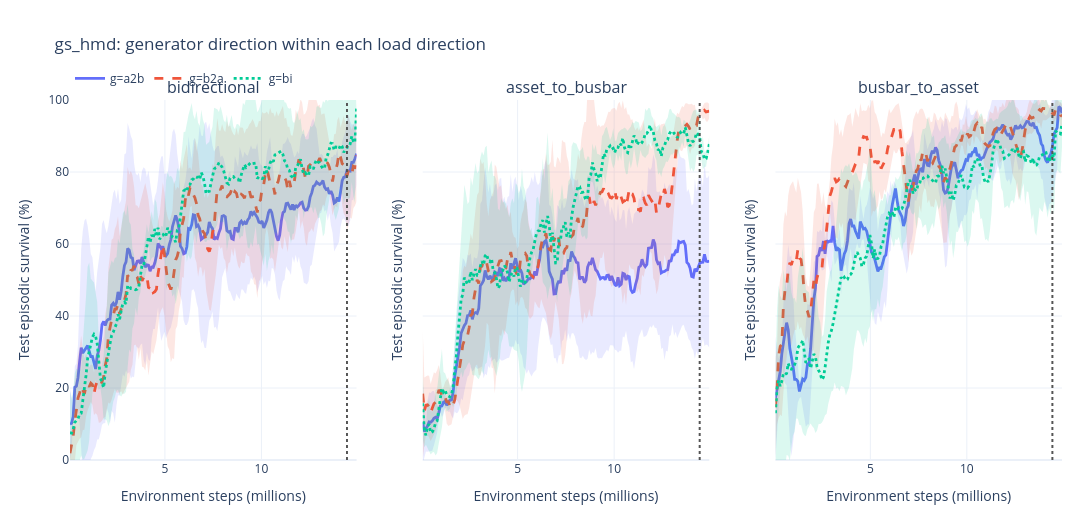

This figure's notebook cell:
### Markdown cell above
### Small multiples by load direction

The transpose of the previous view: each panel fixes one load direction and
compares the three generator directions inside it. Read together, the two
faceted views separate a main effect from an interaction -- if the same
generator direction wins in all three load panels, the generator relation is
acting independently of the load relation.

### Code cell
generator_within_load_figure = sc.plot_survival_comparison(
    survival_long,
    group_by=["generator_code", "load_code"],
    label_by=lambda row: f'g={row["generator_code"]}',
    facet_by="load_direction",
    facet_order=DIRECTION_ORDER,
    smooth=SMOOTH_WINDOW,
    uncertainty="std",
    min_members=1,
    budget_step=comparison_budget,
    title="gs_hmd: generator direction within each load direction",
    width=1450,
    height=520,
    ncols=3,
)
generator_within_load_figure.show()
print("done")

### Figure 1 — Plotly figure (JSON) as saved in the notebook; plotly's stock layout.template omitted (floating-point values rounded to 4 significant figures; data arrays with more than 128 entries replaced by an {"elided": "..."} marker saying what was removed)
{"data": [{"hoverinfo": "skip", "legendgroup": "g=a2b", "line": {"width": 0}, "mode": "lines", "showlegend": false, "type": "scatter", "x": {"elided": "180 float values"}, "xaxis": "x", "y": {"elided": "180 float values"}, "yaxis": "y"}, {"fill": "tonexty", "fillcolor": "rgba(99, 110, 250, 0.1400)", "hoverinfo": "skip", "legendgroup": "g=a2b", "line": {"width": 0}, "mode": "lines", "showlegend": false, "type": "scatter", "x": {"elided": "180 float values"}, "xaxis": "x", "y": {"elided": "180 float values"}, "yaxis": "y"}, {"customdata": {"elided": "180x4 float values"}, "hovertemplate": "<b>g=a2b</b><br>step: %{x:.3f}M<br>value: %{y:.2f}<br>members: %{customdata[0]:.0f}<br>std: %{customdata[1]:.2f}<extra></extra>", "legendgroup": "g=a2b", "line": {"color": "#636EFA", "dash": "solid", "width": 2.8}, "marker": {"size": 5}, "mode": "lines", "name": "g=a2b", "opacity": 1, "showlegend": true, "type": "scatter", "x": {"elided": "180 float values"}, "xaxis": "x", "y": {"elided": "180 float values"}, "yaxis": "y"}, {"hoverinfo": "skip", "legendgroup": "g=b2a", "line": {"width": 0}, "mode": "lines", "showlegend": false, "type": "scatter", "x": {"elided": "180 float values"}, "xaxis": "x", "y": {"elided": "180 float values"}, "yaxis": "y"}, {"fill": "tonexty", "fillcolor": "rgba(239, 85, 59, 0.1400)", "hoverinfo": "skip", "legendgroup": "g=b2a", "line": {"width": 0}, "mode": "lines", "showlegend": false, "type": "scatter", "x": {"elided": "180 float values"}, "xaxis": "x", "y": {"elided": "180 float values"}, "yaxis": "y"}, {"customdata": {"elided": "180x4 float values"}, "hovertemplate": "<b>g=b2a</b><br>step: %{x:.3f}M<br>value: %{y:.2f}<br>members: %{customdata[0]:.0f}<br>std: %{customdata[1]:.2f}<extra></extra>", "legendgroup": "g=b2a", "line": {"color": "#EF553B", "dash": "dash", "width": 2.8}, "marker": {"size": 5}, "mode": "lines", "name": "g=b2a", "opacity": 1, "showlegend": true, "type": "scatter", "x": {"elided": "180 float values"}, "xaxis": "x", "y": {"elided": "180 float values"}, "yaxis": "y"}, {"hoverinfo": "skip", "legendgroup": "g=bi", "line": {"width": 0}, "mode": "lines", "showlegend": false, "type": "scatter", "x": {"elided": "180 float values"}, "xaxis": "x", "y": {"elided": "180 float values"}, "yaxis": "y"}, {"fill": "tonexty", "fillcolor": "rgba(0, 204, 150, 0.1400)", "hoverinfo": "skip", "legendgroup": "g=bi", "line": {"width": 0}, "mode": "lines", "showlegend": false, "type": "scatter", "x": {"elided": "180 float values"}, "xaxis": "x", "y": {"elided": "180 float values"}, "yaxis": "y"}, {"customdata": {"elided": "180x4 float values"}, "hovertemplate": "<b>g=bi</b><br>step: %{x:.3f}M<br>value: %{y:.2f}<br>members: %{customdata[0]:.0f}<br>std: %{customdata[1]:.2f}<extra></extra>", "legendgroup": "g=bi", "line": {"color": "#00CC96", "dash": "dot", "width": 2.8}, "marker": {"size": 5}, "mode": "lines", "name": "g=bi", "opacity": 1, "showlegend": true, "type": "scatter", "x": {"elided": "180 float values"}, "xaxis": "x", "y": {"elided": "180 float values"}, "yaxis": "y"}, {"hoverinfo": "skip", "legendgroup": "g=a2b", "line": {"width": 0}, "mode": "lines", "showlegend": false, "type": "scatter", "x": {"elided": "180 float values"}, "xaxis": "x2", "y": {"elided": "180 float values"}, "yaxis": "y2"}, {"fill": "tonexty", "fillcolor": "rgba(99, 110, 250, 0.1400)", "hoverinfo": "skip", "legendgroup": "g=a2b", "line": {"width": 0}, "mode": "lines", "showlegend": false, "type": "scatter", "x": {"elided": "180 float values"}, "xaxis": "x2", "y": {"elided": "180 float values"}, "yaxis": "y2"}, {"customdata": {"elided": "180x4 float values"}, "hovertemplate": "<b>g=a2b</b><br>step: %{x:.3f}M<br>value: %{y:.2f}<br>members: %{customdata[0]:.0f}<br>std: %{customdata[1]:.2f}<extra></extra>", "legendgroup": "g=a2b", "line": {"color": "#636EFA", "dash": "solid", "width": 2.8}, "marker": {"size": 5}, "mode": "lines", "name": "g=a2b", "opacity": 1, "showlegend": false, "type": "scatter", "x": {"elided": "180 float values"}, "xaxis": "x2", "y": {"elided": "180 float values"}, "yaxis": "y2"}, {"hoverinfo": "skip", "legendgroup": "g=b2a", "line": {"width": 0}, "mode": "lines", "showlegend": false, "type": "scatter", "x": {"elided": "180 float values"}, "xaxis": "x2", "y": {"elided": "180 float values"}, "yaxis": "y2"}, {"fill": "tonexty", "fillcolor": "rgba(239, 85, 59, 0.1400)", "hoverinfo": "skip", "legendgroup": "g=b2a", "line": {"width": 0}, "mode": "lines", "showlegend": false, "type": "scatter", "x": {"elided": "180 float values"}, "xaxis": "x2", "y": {"elided": "180 float values"}, "yaxis": "y2"}, {"customdata": {"elided": "180x4 float values"}, "hovertemplate": "<b>g=b2a</b><br>step: %{x:.3f}M<br>value: %{y:.2f}<br>members: %{customdata[0]:.0f}<br>std: %{customdata[1]:.2f}<extra></extra>", "legendgroup": "g=b2a", "line": {"color": "#EF553B", "dash": "dash", "width": 2.8}, "marker": {"size": 5}, "mode": "lines", "name": "g=b2a", "opacity": 1, "showlegend": false, "type": "scatter", "x": {"elided": "180 float values"}, "xaxis": "x2", "y": {"elided": "180 float values"}, "yaxis": "y2"}, {"hoverinfo": "skip", "legendgroup": "g=bi", "line": {"width": 0}, "mode": "lines", "showlegend": false, "type": "scatter", "x": {"elided": "180 float values"}, "xaxis": "x2", "y": {"elided": "180 float values"}, "yaxis": "y2"}, {"fill": "tonexty", "fillcolor": "rgba(0, 204, 150, 0.1400)", "hoverinfo": "skip", "legendgroup": "g=bi", "line": {"width": 0}, "mode": "lines", "showlegend": false, "type": "scatter", "x": {"elided": "180 float values"}, "xaxis": "x2", "y": {"elided": "180 float values"}, "yaxis": "y2"}, {"customdata": {"elided": "180x4 float values"}, "hovertemplate": "<b>g=bi</b><br>step: %{x:.3f}M<br>value: %{y:.2f}<br>members: %{customdata[0]:.0f}<br>std: %{customdata[1]:.2f}<extra></extra>", "legendgroup": "g=bi", "line": {"color": "#00CC96", "dash": "dot", "width": 2.8}, "marker": {"size": 5}, "mode": "lines", "name": "g=bi", "opacity": 1, "showlegend": false, "type": "scatter", "x": {"elided": "180 float values"}, "xaxis": "x2", "y": {"elided": "180 float values"}, "yaxis": "y2"}, {"hoverinfo": "skip", "legendgroup": "g=a2b", "line": {"width": 0}, "mode": "lines", "showlegend": false, "type": "scatter", "x": {"elided": "180 float values"}, "xaxis": "x3", "y": {"elided": "180 float values"}, "yaxis": "y3"}, {"fill": "tonexty", "fillcolor": "rgba(99, 110, 250, 0.1400)", "hoverinfo": "skip", "legendgroup": "g=a2b", "line": {"width": 0}, "mode": "lines", "showlegend": false, "type": "scatter", "x": {"elided": "180 float values"}, "xaxis": "x3", "y": {"elided": "180 float values"}, "yaxis": "y3"}, {"customdata": {"elided": "180x4 float values"}, "hovertemplate": "<b>g=a2b</b><br>step: %{x:.3f}M<br>value: %{y:.2f}<br>members: %{customdata[0]:.0f}<br>std: %{customdata[1]:.2f}<extra></extra>", "legendgroup": "g=a2b", "line": {"color": "#636EFA", "dash": "solid", "width": 2.8}, "marker": {"size": 5}, "mode": "lines", "name": "g=a2b", "opacity": 1, "showlegend": false, "type": "scatter", "x": {"elided": "180 float values"}, "xaxis": "x3", "y": {"elided": "180 float values"}, "yaxis": "y3"}, {"hoverinfo": "skip", "legendgroup": "g=b2a", "line": {"width": 0}, "mode": "lines", "showlegend": false, "type": "scatter", "x": {"elided": "180 float values"}, "xaxis": "x3", "y": {"elided": "180 float values"}, "yaxis": "y3"}, {"fill": "tonexty", "fillcolor": "rgba(239, 85, 59, 0.1400)", "hoverinfo": "skip", "legendgroup": "g=b2a", "line": {"width": 0}, "mode": "lines", "showlegend": false, "type": "scatter", "x": {"elided": "180 float values"}, "xaxis": "x3", "y": {"elided": "180 float values"}, "yaxis": "y3"}, {"customdata": {"elided": "180x4 float values"}, "hovertemplate": "<b>g=b2a</b><br>step: %{x:.3f}M<br>value: %{y:.2f}<br>members: %{customdata[0]:.0f}<br>std: %{customdata[1]:.2f}<extra></extra>", "legendgroup": "g=b2a", "line": {"color": "#EF553B", "dash": "dash", "width": 2.8}, "marker": {"size": 5}, "mode": "lines", "name": "g=b2a", "opacity": 1, "showlegend": false, "type": "scatter", "x": {"elided": "180 float values"}, "xaxis": "x3", "y": {"elided": "180 float values"}, "yaxis": "y3"}, {"hoverinfo": "skip", "legendgroup": "g=bi", "line": {"width": 0}, "mode": "lines", "showlegend": false, "type": "scatter", "x": {"elided": "180 float values"}, "xaxis": "x3", "y": {"elided": "180 float values"}, "yaxis": "y3"}, {"fill": "tonexty", "fillcolor": "rgba(0, 204, 150, 0.1400)", "hoverinfo": "skip", "legendgroup": "g=bi", "line": {"width": 0}, "mode": "lines", "showlegend": false, "type": "scatter", "x": {"elided": "180 float values"}, "xaxis": "x3", "y": {"elided": "180 float values"}, "yaxis": "y3"}, {"customdata": {"elided": "180x4 float values"}, "hovertemplate": "<b>g=bi</b><br>step: %{x:.3f}M<br>value: %{y:.2f}<br>members: %{customdata[0]:.0f}<br>std: %{customdata[1]:.2f}<extra></extra>", "legendgroup": "g=bi", "line": {"color": "#00CC96", "dash": "dot", "width": 2.8}, "marker": {"size": 5}, "mode": "lines", "name": "g=bi", "opacity": 1, "showlegend": false, "type": "scatter", "x": {"elided": "180 float values"}, "xaxis": "x3", "y": {"elided": "180 float values"}, "yaxis": "y3"}], "layout": {"annotations": [{"font": {"size": 16}, "showarrow": false, "text": "bidirectional", "x": 0.1444, "xanchor": "center", "xref": "paper", "y": 1, "yanchor": "bottom", "yref": "paper"}, {"font": {"size": 16}, "showarrow": false, "text": "asset_to_busbar", "x": 0.5, "xanchor": "center", "xref": "paper", "y": 1, "yanchor": "bottom", "yref": "paper"}, {"font": {"size": 16}, "showarrow": false, "text": "busbar_to_asset", "x": 0.8556, "xanchor": "center", "xref": "paper", "y": 1, "yanchor": "bottom", "yref": "paper"}], "height": 520, "hovermode": "x unified", "legend": {"orientation": "h", "x": 0, "xanchor": "left", "y": 1.02, "yanchor": "bottom"}, "margin": {"b": 60, "l": 70, "r": 30, "t": 100}, "shapes": [{"line": {"color": "#555555", "dash": "dot"}, "type": "line", "x0": 14.43, "x1": 14.43, "xref": "x", "y0": 0, "y1": 1, "yref": "y domain"}, {"line": {"color": "#555555", "dash": "dot"}, "type": "line", "x0": 14.43, "x1": 14.43, "xref": "x2", "y0": 0, "y1": 1, "yref": "y2 domain"}, {"line": {"color": "#555555", "dash": "dot"}, "type": "line", "x0": 14.43, "x1": 14.43, "xref": "x3", "y0": 0, "y1": 1, "yref": "y3 domain"}], "title": {"text": "gs_hmd: generator direction within each load direction"}, "width": 1450, "xaxis": {"anchor": "y", "domain": [0, 0.2889], "title": {"text": "Environment steps (millions)"}}, "xaxis2": {"anchor": "y2", "domain": [0.3556, 0.6444], "title": {"text": "Environment steps (millions)"}}, "xaxis3": {"anchor": "y3", "domain": [0.7111, 1], "title": {"text": "Environment steps (millions)"}}, "yaxis": {"anchor": "x", "domain": [0, 1], "range": [0, 100], "title": {"text": "Test episodic survival (%)"}}, "yaxis2": {"anchor": "x2", "domain": [0, 1], "matches": "y", "range": [0, 100], "showticklabels": false, "title": {"text": "Test episodic survival (%)"}}, "yaxis3": {"anchor": "x3", "domain": [0, 1], "matches": "y", "range": [0, 100], "showticklabels": false, "title": {"text": "Test episodic survival (%)"}}}}
